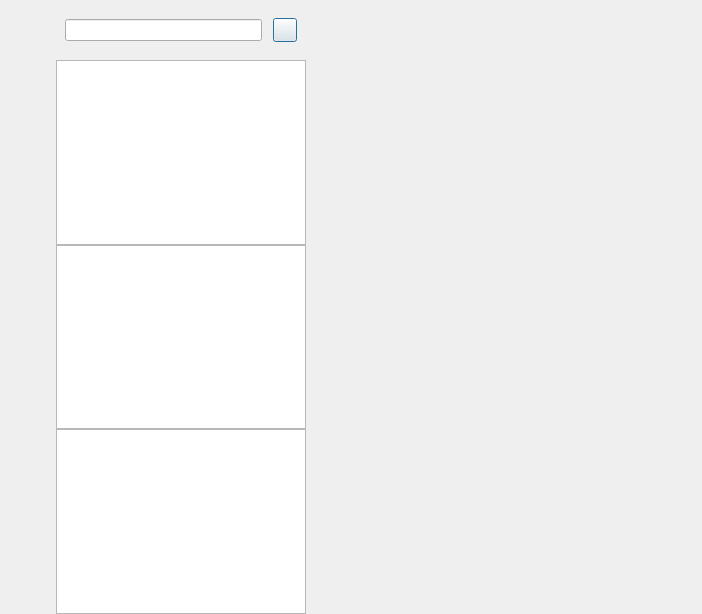
<?xml version="1.0" encoding="UTF-8"?>
<ui version="4.0">
 <class>ChatDialog</class>
 <widget class="QDialog" name="ChatDialog">
  <property name="geometry">
   <rect>
    <x>0</x>
    <y>0</y>
    <width>702</width>
    <height>614</height>
   </rect>
  </property>
  <property name="windowTitle">
   <string>Dialog</string>
  </property>
  <layout class="QHBoxLayout" name="horizontalLayout">
   <property name="spacing">
    <number>0</number>
   </property>
   <property name="leftMargin">
    <number>0</number>
   </property>
   <property name="topMargin">
    <number>0</number>
   </property>
   <property name="rightMargin">
    <number>0</number>
   </property>
   <property name="bottomMargin">
    <number>0</number>
   </property>
   <item>
    <widget class="QWidget" name="side_bar" native="true">
     <property name="sizePolicy">
      <sizepolicy hsizetype="Fixed" vsizetype="Expanding">
       <horstretch>0</horstretch>
       <verstretch>0</verstretch>
      </sizepolicy>
     </property>
     <property name="minimumSize">
      <size>
       <width>56</width>
       <height>0</height>
      </size>
     </property>
     <property name="maximumSize">
      <size>
       <width>56</width>
       <height>16777215</height>
      </size>
     </property>
     <layout class="QVBoxLayout" name="verticalLayout">
      <property name="spacing">
       <number>7</number>
      </property>
      <property name="leftMargin">
       <number>0</number>
      </property>
      <property name="topMargin">
       <number>30</number>
      </property>
      <property name="rightMargin">
       <number>0</number>
      </property>
      <property name="bottomMargin">
       <number>0</number>
      </property>
      <item>
       <widget class="QWidget" name="widget" native="true">
        <layout class="QVBoxLayout" name="verticalLayout_3">
         <property name="spacing">
          <number>30</number>
         </property>
         <property name="leftMargin">
          <number>10</number>
         </property>
         <property name="topMargin">
          <number>10</number>
         </property>
         <property name="rightMargin">
          <number>10</number>
         </property>
         <property name="bottomMargin">
          <number>10</number>
         </property>
         <item>
          <widget class="QLabel" name="side_head_lb">
           <property name="minimumSize">
            <size>
             <width>40</width>
             <height>40</height>
            </size>
           </property>
           <property name="maximumSize">
            <size>
             <width>40</width>
             <height>40</height>
            </size>
           </property>
           <property name="text">
            <string/>
           </property>
           <property name="alignment">
            <set>Qt::AlignmentFlag::AlignCenter</set>
           </property>
          </widget>
         </item>
         <item>
          <widget class="StateWidget" name="side_chat_lb" native="true">
           <property name="minimumSize">
            <size>
             <width>30</width>
             <height>30</height>
            </size>
           </property>
           <property name="maximumSize">
            <size>
             <width>30</width>
             <height>30</height>
            </size>
           </property>
          </widget>
         </item>
         <item>
          <widget class="StateWidget" name="side_contact_lb" native="true">
           <property name="minimumSize">
            <size>
             <width>30</width>
             <height>30</height>
            </size>
           </property>
           <property name="maximumSize">
            <size>
             <width>30</width>
             <height>30</height>
            </size>
           </property>
          </widget>
         </item>
        </layout>
       </widget>
      </item>
      <item>
       <spacer name="verticalSpacer">
        <property name="orientation">
         <enum>Qt::Orientation::Vertical</enum>
        </property>
        <property name="sizeHint" stdset="0">
         <size>
          <width>20</width>
          <height>40</height>
         </size>
        </property>
       </spacer>
      </item>
     </layout>
    </widget>
   </item>
   <item>
    <widget class="QWidget" name="chat_user_wid" native="true">
     <property name="maximumSize">
      <size>
       <width>250</width>
       <height>16777215</height>
      </size>
     </property>
     <layout class="QVBoxLayout" name="verticalLayout_2">
      <property name="spacing">
       <number>0</number>
      </property>
      <property name="leftMargin">
       <number>0</number>
      </property>
      <property name="topMargin">
       <number>0</number>
      </property>
      <property name="rightMargin">
       <number>0</number>
      </property>
      <property name="bottomMargin">
       <number>0</number>
      </property>
      <item>
       <widget class="QWidget" name="search_wid" native="true">
        <property name="minimumSize">
         <size>
          <width>0</width>
          <height>60</height>
         </size>
        </property>
        <property name="maximumSize">
         <size>
          <width>16777215</width>
          <height>60</height>
         </size>
        </property>
        <layout class="QHBoxLayout" name="horizontalLayout_2">
         <item>
          <widget class="CustomizeEdit" name="search_edit"/>
         </item>
         <item>
          <spacer name="horizontalSpacer">
           <property name="orientation">
            <enum>Qt::Orientation::Horizontal</enum>
           </property>
           <property name="sizeType">
            <enum>QSizePolicy::Policy::Fixed</enum>
           </property>
           <property name="sizeHint" stdset="0">
            <size>
             <width>5</width>
             <height>20</height>
            </size>
           </property>
          </spacer>
         </item>
         <item>
          <widget class="ClickedBtn" name="add_btn">
           <property name="minimumSize">
            <size>
             <width>24</width>
             <height>24</height>
            </size>
           </property>
           <property name="maximumSize">
            <size>
             <width>24</width>
             <height>24</height>
            </size>
           </property>
           <property name="text">
            <string/>
           </property>
          </widget>
         </item>
        </layout>
       </widget>
      </item>
      <item>
       <widget class="SearchList" name="search_list"/>
      </item>
      <item>
       <widget class="ContactUserList" name="con_user_list"/>
      </item>
      <item>
       <widget class="ChatUserList" name="chat_user_list"/>
      </item>
     </layout>
    </widget>
   </item>
   <item>
    <widget class="QStackedWidget" name="stackedWidget">
     <property name="currentIndex">
      <number>2</number>
     </property>
     <widget class="ChatPage" name="chat_page"/>
     <widget class="ApplyFriendPage" name="friend_apply_page"/>
     <widget class="FriendInfoPage" name="friend_info_page"/>
    </widget>
   </item>
  </layout>
 </widget>
 <customwidgets>
  <customwidget>
   <class>ClickedBtn</class>
   <extends>QPushButton</extends>
   <header>clickedbtn.h</header>
  </customwidget>
  <customwidget>
   <class>CustomizeEdit</class>
   <extends>QLineEdit</extends>
   <header location="global">customizeedit.h</header>
  </customwidget>
  <customwidget>
   <class>ChatUserList</class>
   <extends>QListWidget</extends>
   <header location="global">chatuserlist.h</header>
  </customwidget>
  <customwidget>
   <class>ChatPage</class>
   <extends>QWidget</extends>
   <header location="global">chatpage.h</header>
   <container>1</container>
  </customwidget>
  <customwidget>
   <class>StateWidget</class>
   <extends>QWidget</extends>
   <header location="global">statewidget.h</header>
   <container>1</container>
  </customwidget>
  <customwidget>
   <class>SearchList</class>
   <extends>QListWidget</extends>
   <header location="global">searchlist.h</header>
  </customwidget>
  <customwidget>
   <class>ApplyFriendPage</class>
   <extends>QWidget</extends>
   <header location="global">applyfriendpage.h</header>
   <container>1</container>
  </customwidget>
  <customwidget>
   <class>ContactUserList</class>
   <extends>QListWidget</extends>
   <header location="global">contactuserlist.h</header>
  </customwidget>
  <customwidget>
   <class>FriendInfoPage</class>
   <extends>QWidget</extends>
   <header location="global">friendinfopage.h</header>
   <container>1</container>
  </customwidget>
 </customwidgets>
 <resources/>
 <connections/>
</ui>
